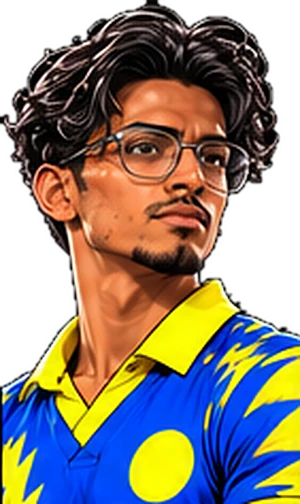
#> input picture img/cards/portraits/aarav-menon.webp, 300 x 504 px, found by its file name; its folder holds only this picture in this run
$ python build_portrait_looks.py
#> lines starting #> are read from the running program, lines starting #| are printed output that depends on the picture; after the words box and inside, x2 and y2 are one past the last pixel; in counts of white or black regions, pixels touching at a corner belong together
#!/usr/bin/env python3
"""Read each painted portrait's skin tone and hair colour (img/cards/portraits/*.webp) and write
them to js/portrait-looks.js, so the player on the pitch has the same complexion and hair as his
picture. A list of hand fixes covers caps, helmets and turbans that hide the hair.

usage: python3 tools/build_portrait_looks.py
Needs numpy and Pillow.
"""
import json
import os
import numpy as np
from PIL import Image

# hair hidden or misread: the colour to use instead (or 'none' for a shaved head)
HAIR_FIX = {
    'tariq-mirza': '#1a1210', 'ehan-rizvi': '#241812', 'farid-jalali': '#1c1410', 'jaspreet-dhillon': '#141010',
    'callum-fraser': '#3a2a1c', 'nadir-sheikh': '#5a5652', 'sameer-javed': '#1e1814', 'thunder-raja': '#1b1410',
    'andre-belgrave': '#2a1a10', 'dev-kulkarni': '#1e1612', 'corbin-hayes': '#5a4028', 'sipho-nkosi': '#141010',
    'yasir-abbasi': '#8a8580', 'ethan-van-der-berg': '#a8844e', 'tendai-moyo': '#1a1412', 'marco-pienaar': '#b89a64',
    # the last batch: a turban, a helmet and a headband hide the hair
    'rohit-grewal': '#141010', 'faizan-paracha': '#141010', 'rhys-mckenzie': '#9a7a48',
    # (a flat cap, a headband and a bat)
    'bilal-noorzai': '#1c1410', 'jermaine-granger': '#141010', 'captain-comet': '#2a1a14', 'iron-wall-ian': '#2a1a14',
    # the black-background sheets: a red headband over dark hair, and golden curls the outline darkens
    'ahsan-gondal': '#2a1612', 'blake-ruawai': '#b5873f',
}


# skin misread (a lit face on a dark painting): the tone to use instead
SKIN_FIX = {'andre-belgrave': '#7a4a2e', 'captain-comet': '#c27a52', 'cyclone-zaheer': '#cd8458',
            'iron-wall-ian': '#f0ac82', 'rubber-rocket-rory': '#f0ac82'}   # (the two Westerners: the peach of their painted faces, a fair tone between the game's two lightest)


def hsv(rgb):
    r, g, b = [rgb[..., i] / 255 for i in range(3)]
    mx, mn = np.maximum(np.maximum(r, g), b), np.minimum(np.minimum(r, g), b)
    d = mx - mn
    h = np.zeros_like(mx)
    m = d > 1e-6
    hr = m & (mx == r); hg = m & (mx == g) & ~hr; hb = m & ~hr & ~hg
    h[hr] = ((g - b)[hr] / d[hr]) % 6; h[hg] = (b - r)[hg] / d[hg] + 2; h[hb] = (r - g)[hb] / d[hb] + 4
    return (h * 60) % 360, np.where(mx > 0, d / np.maximum(mx, 1e-6), 0), mx


def hexof(c):
    return '#%02x%02x%02x' % tuple(int(round(v)) for v in c)


def look(path):
    a = np.array(Image.open(path).convert('RGBA')).astype(np.float32)
    H = a.shape[0]
    op = a[..., 3] > 200
    h, s, v = hsv(a[..., :3])
    ys = np.nonzero(op.any(1))[0]
    top = ys.min()
    head = np.zeros_like(op)
    head[top:top + int(H * 0.42)] = True  # the head sits at the top of every portrait
    # skin: warm, fairly saturated, not the yellow kit nor the pale bat
    skin = op & head & (h > 5) & (h < 38) & (s > 0.22) & (s < 0.78) & (v > 0.22) & (v < 0.97)
    # the face's own tone, not its painted highlights: the middle of the darker half
    if skin.sum() > 50:
        px = a[..., :3][skin]
        lum = px @ np.array([0.3, 0.59, 0.11])
        # a darker face's highlights wash it out; a fair face's shadows make it look tanned
        sk = np.median(px[lum <= np.median(lum)], 0) if np.median(lum) < 125 else np.median(px[lum >= np.percentile(lum, 35)], 0)
    else:
        sk = np.array([160, 110, 80])
    # hair: the top band of the figure, minus skin, kit and outline
    band = np.zeros_like(op)
    band[top:top + int(H * 0.16)] = True
    hair = op & band & ~skin & (v > 0.06) & ~((h > 40) & (h < 70) & (s > 0.5)) & ~((h > 200) & (h < 260) & (s > 0.4))
    hr = np.median(a[..., :3][hair], 0) if hair.sum() > 40 else np.array([30, 22, 18])
    return hexof(sk), hexof(hr)


def main():
    d = 'img/cards/portraits/'
    out = {}
    for f in sorted(os.listdir(d)):
        if not f.endswith('.webp'):
            continue
        k = f[:-5]
        sk, hr = look(d + f)
#> in look, `op = a[..., 3] > 200`:
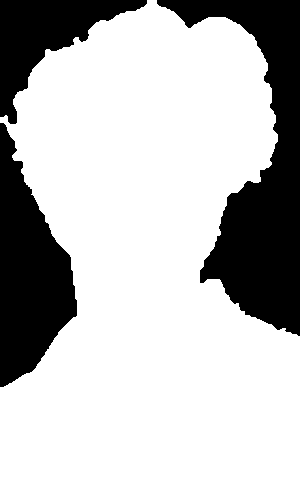
#> op: shape (504, 300) bool; 74.9% white; 3 black regions, box (x1, y1, x2, y2) and area: (157, 0, 300, 336) 19052, (0, 123, 77, 387) 11879, (0, 0, 147, 124) 7003
#> in hsv, `r, g, b = [rgb[..., i] / 255 for i in range(3)]`:
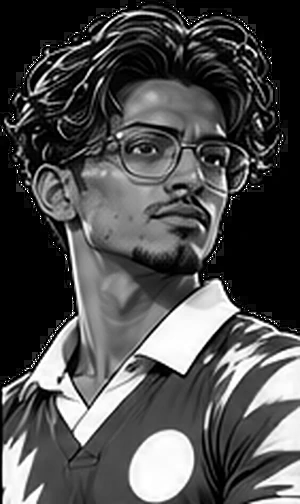
#> g: shape (504, 300) float32; min 0, max 1, mean 0.302
#> in hsv, `d = mx - mn`:
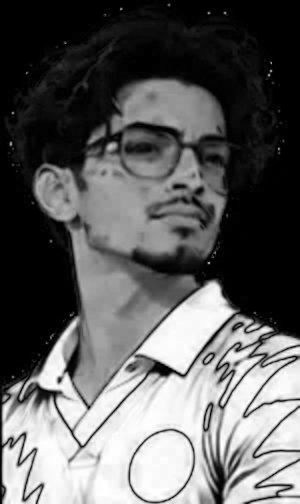
#> d: shape (504, 300) float32; min 0, max 1, mean 0.376
#> in hsv, `m = d > 1e-6`: m: shape (504, 300) bool; 78.6% white; 461 black regions (452 under 20 px), largest, box (x1, y1, x2, y2) and area: (174, 0, 300, 335) 15187, (0, 136, 74, 376) 9503, (0, 0, 151, 112) 5916
#> in hsv, `hr = m & (mx == r)`: hr: shape (504, 300) bool; 53.8% white; 283 black regions (244 under 20 px), largest, box (x1, y1, x2, y2) and area: (0, 0, 300, 504) 60017, (0, 0, 165, 129) 6377, (122, 45, 160, 74) 586
#> in hsv, `hg = m & (mx == g) & ~hr`: hg: shape (504, 300) bool; 5.4% white; 383 white regions (304 under 20 px), largest, box (x1, y1, x2, y2) and area: (129, 430, 194, 503) 876, (13, 434, 43, 504) 554, (156, 312, 176, 352) 459
#> in hsv, `hb = m & ~hr & ~hg`: hb: shape (504, 300) bool; 19.3% white; 153 white regions (138 under 20 px), largest, box (x1, y1, x2, y2) and area: (0, 312, 300, 504) 28031, (225, 224, 232, 232) 54, (0, 484, 5, 499) 44
#> in hsv, `h[hg] = (b - r)[hg] / d[hg] + 2`: h: shape (504, 300) float32; min 0, max 5.99, mean 0.55
#> in hsv, `h[hb] = (r - g)[hb] / d[hb] + 4`:
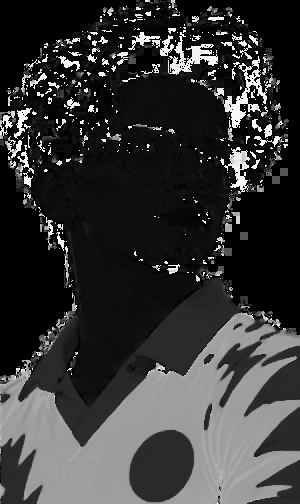
#> h: shape (504, 300) float32; min 0, max 5.99, mean 1.27; drawn with min black and max white
#> in look, `h, s, v = hsv(a[..., :3])`:
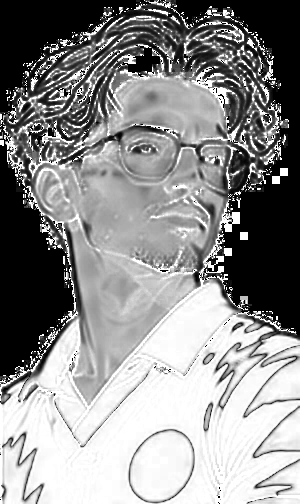
#> s: shape (504, 300) float32; min 0, max 1, mean 0.557
#> in look, `ys = np.nonzero(op.any(1))[0]`: ys = 504 values from 0 to 503
#> in look, `top = ys.min()`: top = 0
#> in look, `skin = op & head & (h > 5) & (h < 38) & (s > 0.22) & (s < 0.78) & (v >..`:
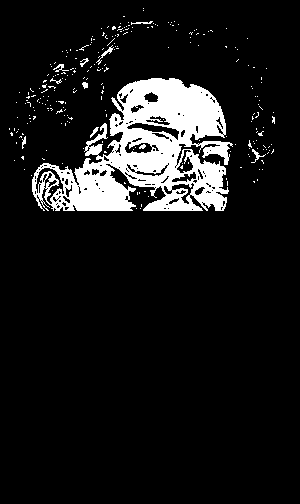
#> skin: shape (504, 300) bool; 9.8% white; 250 white regions (239 under 20 px), largest, box (x1, y1, x2, y2) and area: (32, 78, 233, 211) 13871, (96, 45, 114, 65) 61, (251, 149, 266, 163) 50
#> in look, `lum = px @ np.array([0.3, 0.59, 0.11])`: lum = 14853 values, max 222.5 at index 14409, min 31.51 at index 513, mean 120.9
#> in look, `sk = np.median(px[lum <= np.median(lum)], 0) if np.median(lum) < 125 e..`: sk = [217, 121, 75]
#> in look, `hair = op & band & ~skin & (v > 0.06) & ~((h > 40) & (h < 70) & (s > 0..`:
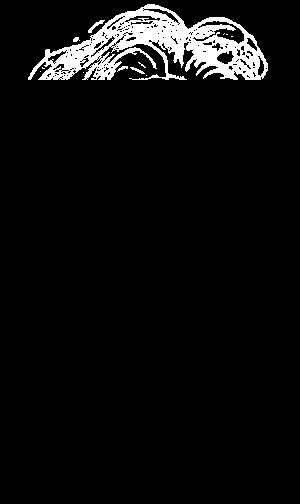
#> hair: shape (504, 300) bool; 5.3% white; 13 white regions (8 under 20 px), largest, box (x1, y1, x2, y2) and area: (28, 4, 268, 80) 7821, (88, 20, 105, 33) 63, (130, 67, 145, 74) 38, (117, 66, 128, 72) 29, (73, 37, 80, 42) 25
#> in look, `hr = np.median(a[..., :3][hair], 0) if hair.sum() > 40 else np.array([..`: hr = [57, 47, 46]
#> sk = '#d9794b'; hr = '#392f2e'
        out[k] = {'skin': SKIN_FIX.get(k, sk), 'hair': HAIR_FIX.get(k, hr)}
    with open('js/portrait-looks.js', 'w') as fh:
        fh.write('// Skin tone and hair colour read off each painted portrait, so the player on the pitch\n')
        fh.write('// matches his picture. Made by tools/build_portrait_looks.py.\n')
        fh.write('export const PORTRAIT_LOOKS = ' + json.dumps(out, separators=(',', ':')) + ';\n')
    print(len(out), 'looks')
#| 1 looks


if __name__ == '__main__':
    main()

$ run again, on img/cards/portraits/dwayne-hollis.webp
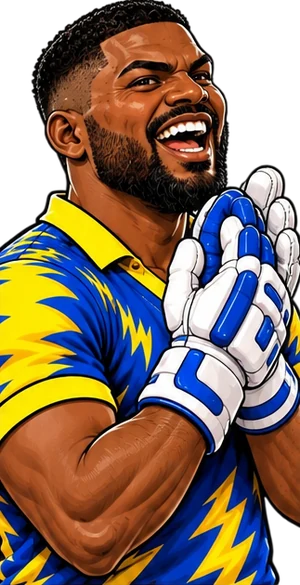
#> input picture img/cards/portraits/dwayne-hollis.webp, 300 x 585 px, found by its file name
#> in look, `op = a[..., 3] > 200`:
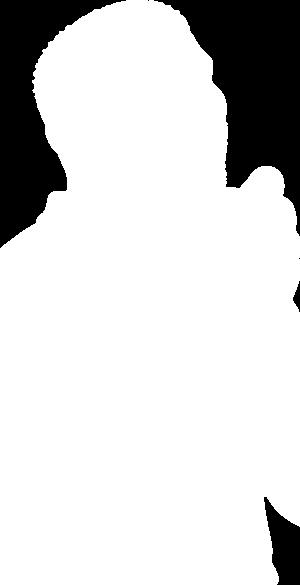
#> op: shape (585, 300) bool; 82.8% white; 6 black regions (2 under 20 px), largest, box (x1, y1, x2, y2) and area: (154, 0, 300, 236) 16019, (0, 0, 126, 248) 12080, (264, 497, 300, 585) 1941, (293, 281, 300, 312) 116
#> m: shape (585, 300) bool; 82.9% white; 613 black regions (591 under 20 px), largest, box (x1, y1, x2, y2) and area: (176, 0, 300, 224) 14752, (0, 0, 96, 236) 10538, (264, 509, 300, 585) 1596
#> hg: shape (585, 300) bool; 2.7% white in thin lines or dots
#> hb: shape (585, 300) bool; 21.4% white; 141 white regions (117 under 20 px), largest, box (x1, y1, x2, y2) and area: (0, 222, 300, 585) 24465, (185, 189, 280, 288) 4133, (208, 269, 260, 351) 2118
#> ys = 585 values from 0 to 584
#> top = 0
#> skin: shape (585, 300) bool; 8.1% white; 100 white regions (84 under 20 px), largest, box (x1, y1, x2, y2) and area: (46, 21, 203, 236) 10419, (154, 129, 216, 189) 1527, (167, 71, 225, 145) 716
#> lum = 14198 values, max 225 at index 6260, min 31.51 at index 11225, mean 107.7
#> in look, `sk = np.median(px[lum <= np.median(lum)], 0) if np.median(lum) < 125 e..`: sk = [133, 76, 41]
#> in look, `hair = op & band & ~skin & (v > 0.06) & ~((h > 40) & (h < 70) & (s > 0..`:
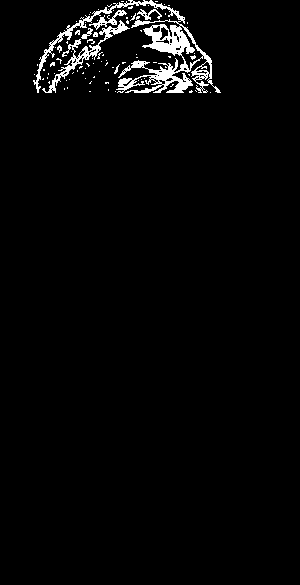
#> hair: shape (585, 300) bool; 2.8% white; 86 white regions (78 under 20 px), largest, box (x1, y1, x2, y2) and area: (33, 0, 221, 93) 3412, (42, 20, 130, 93) 755, (89, 10, 127, 30) 189
#> in look, `hr = np.median(a[..., :3][hair], 0) if hair.sum() > 40 else np.array([..`: hr = [62, 39, 26]
#> in main, `sk, hr = look(d + f)`: sk = '#854c29'; hr = '#3e271a'
#| 1 looks

$ run again, on img/cards/portraits/ehan-rizvi.webp
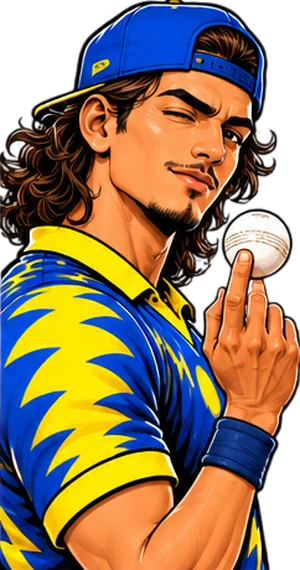
#> input picture img/cards/portraits/ehan-rizvi.webp, 300 x 570 px, found by its file name
#> in look, `op = a[..., 3] > 200`:
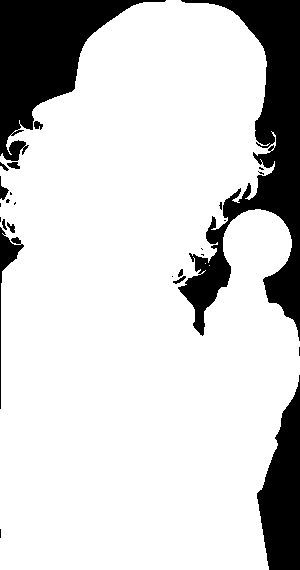
#> op: shape (570, 300) bool; 81.6% white; 26 black regions (14 under 20 px), largest, box (x1, y1, x2, y2) and area: (178, 0, 300, 341) 14309, (0, 0, 166, 161) 10627, (257, 375, 300, 570) 5287
#> m: shape (570, 300) bool; 87.1% white; 565 black regions (552 under 20 px), largest, box (x1, y1, x2, y2) and area: (0, 0, 128, 128) 8603, (228, 0, 300, 256) 6838, (259, 400, 300, 570) 4083
#> hg: shape (570, 300) bool; 3.6% white in thin lines or dots
#> hb: shape (570, 300) bool; 24.9% white; 188 white regions (170 under 20 px), largest, box (x1, y1, x2, y2) and area: (0, 249, 281, 570) 28989, (71, 0, 273, 118) 11521, (237, 541, 257, 570) 328
#> ys = 570 values from 0 to 569
#> top = 0
#> skin: shape (570, 300) bool; 5.3% white in thin lines or dots, all inside (x1, y1, x2, y2) = (1, 30, 280, 239)
#> lum = 9065 values, max 226.3 at index 8344, min 30.44 at index 4642, mean 119.6
#> in look, `sk = np.median(px[lum <= np.median(lum)], 0) if np.median(lum) < 125 e..`: sk = [230, 131, 71]
#> in look, `hair = op & band & ~skin & (v > 0.06) & ~((h > 40) & (h < 70) & (s > 0..`:
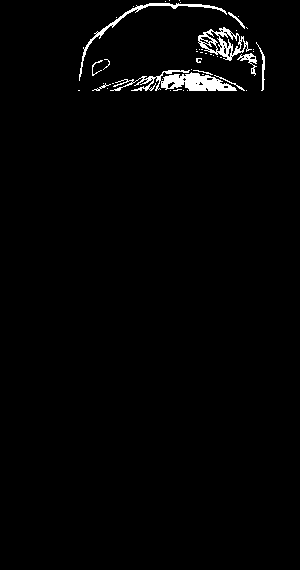
#> hair: shape (570, 300) bool; 1.7% white; 45 white regions (35 under 20 px), largest, box (x1, y1, x2, y2) and area: (110, 70, 237, 91) 1216, (198, 27, 252, 61) 622, (79, 3, 227, 81) 538
#> in look, `hr = np.median(a[..., :3][hair], 0) if hair.sum() > 40 else np.array([..`: hr = [107, 93, 74]
#> in main, `sk, hr = look(d + f)`: sk = '#e68347'; hr = '#6b5d4a'
#| 1 looks

$ run again, on img/cards/portraits/kashif-lone.webp
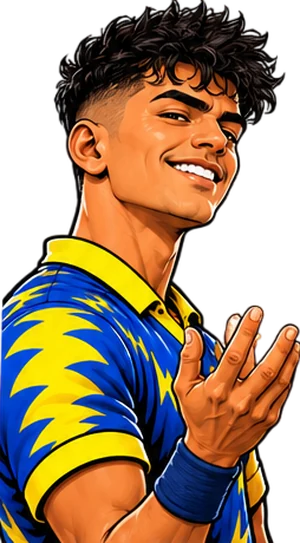
#> input picture img/cards/portraits/kashif-lone.webp, 300 x 543 px, found by its file name
#> op: shape (543, 300) bool; 69.2% white; 28 black regions (21 under 20 px), largest, box (x1, y1, x2, y2) and area: (172, 0, 300, 364) 24121, (0, 0, 173, 391) 20866, (257, 357, 300, 543) 4781
#> m: shape (543, 300) bool; 74.5% white; 581 black regions (569 under 20 px), largest, box (x1, y1, x2, y2) and area: (183, 0, 300, 337) 18438, (0, 0, 144, 290) 18314, (264, 400, 300, 543) 3348
#> hg: shape (543, 300) bool; 3.1% white in thin lines or dots
#> hb: shape (543, 300) bool; 16.7% white; 149 white regions (137 under 20 px), largest, box (x1, y1, x2, y2) and area: (0, 263, 254, 543) 25517, (191, 318, 219, 378) 608, (0, 526, 13, 543) 108
#> ys = 543 values from 0 to 542
#> top = 0
#> skin: shape (543, 300) bool; 5.8% white; 157 white regions (139 under 20 px), largest, box (x1, y1, x2, y2) and area: (68, 66, 240, 224) 7488, (82, 173, 102, 228) 304, (106, 184, 142, 228) 233
#> lum = 9404 values, max 223.9 at index 6895, min 30.46 at index 1761, mean 139.5
#> in look, `sk = np.median(px[lum <= np.median(lum)], 0) if np.median(lum) < 125 e..`: sk = [239, 136, 69]
#> in look, `hair = op & band & ~skin & (v > 0.06) & ~((h > 40) & (h < 70) & (s > 0..`:
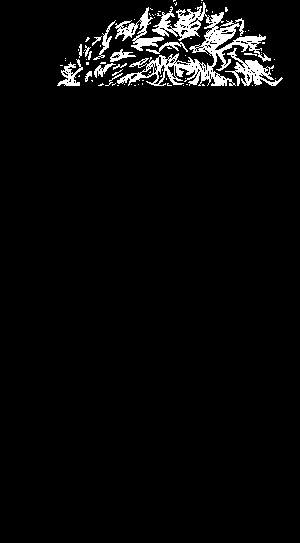
#> hair: shape (543, 300) bool; 3.8% white; 75 white regions (59 under 20 px), largest, box (x1, y1, x2, y2) and area: (117, 2, 271, 86) 3585, (225, 48, 283, 86) 700, (115, 7, 164, 51) 647
#> in look, `hr = np.median(a[..., :3][hair], 0) if hair.sum() > 40 else np.array([..`: hr = [36, 26, 22]
#> in main, `sk, hr = look(d + f)`: sk = '#ef8845'; hr = '#241a16'
#| 1 looks
